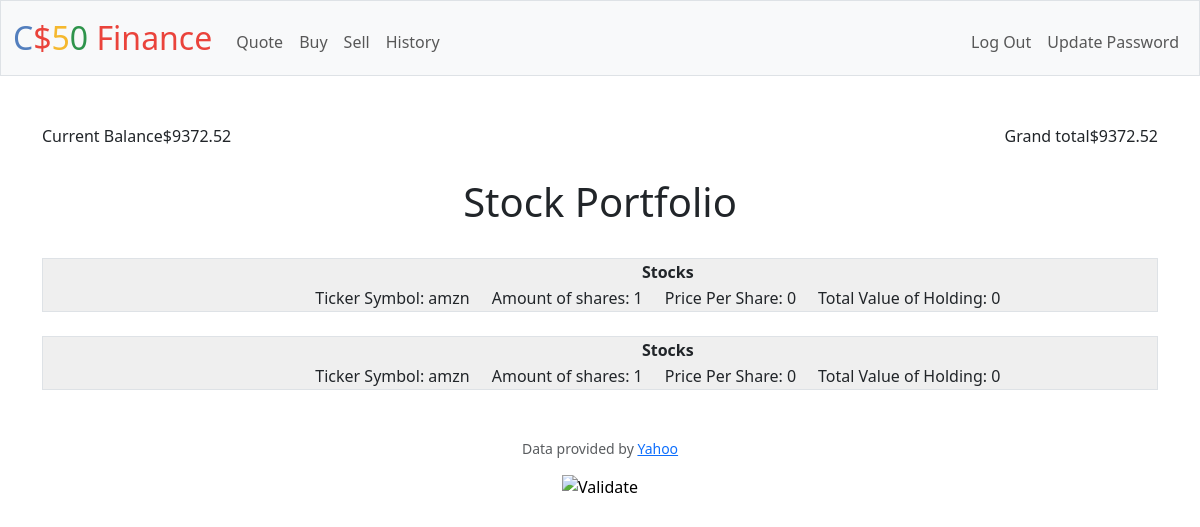
The page / (signed in) on the database its author committed.
### tables this page shows
CREATE TABLE users (id INTEGER PRIMARY KEY AUTOINCREMENT NOT NULL, username TEXT NOT NULL, hash TEXT NOT NULL, cash NUMERIC NOT NULL DEFAULT 10000.00);

CREATE TABLE 'portfolio' ('id' INTEGER NOT NULL, username TEXT NOT NULL, symbol TEXT NOT NULL,'amount' INTEGER NOT NULL,'UserId' INTEGER NOT NULL, 'price_per_share' INTEGER NOT NULL DEFAULT 0, PRIMARY KEY (id), FOREIGN KEY(UserId) REFERENCES users(id));

### app.py (the view)
@app.route("/")
@login_required
def index():
    try:
            cash = db.execute("SELECT cash FROM users WHERE id = ?", session["user_id"])
            portfolio = db.execute("SELECT * FROM portfolio WHERE UserId = ?", session["user_id"])
    except:
        return apology("Account does not exist.", 400)
    return render_template("portfolio.html", results=portfolio, balance=cash)

### app.py (called while the page is built)
@app.after_request
def after_request(response):
    response.headers["Cache-Control"] = "no-cache, no-store, must-revalidate"
    response.headers["Expires"] = 0
    response.headers["Pragma"] = "no-cache"
    return response

### helpers.py (called while the page is built)
def login_required(f):
    @wraps(f)
    def decorated_function(*args, **kwargs):
        if session.get("user_id") is None:
            return redirect("/login")
        return f(*args, **kwargs)
    return decorated_function

### templates/portfolio.html (shortened to what this page needs)
{% extends "layout.html" %}
{% block main %}
<div>
    <div style="display:flex; justify-content:space-between; margin-bottom: 30px;">
        <div>Current Balance{{"$%.2f"|format(balance[0].cash)}}</div>
        <div>Grand total{{"$%.2f"|format((results[0].price_per_share * results[0].amount) + balance[0].cash)}}</div>
    </div>
    <h1>Stock Portfolio</h1>
    {% for result in results %}
    <br>
        <div class="border" style="background-color:#efefef; display: flex; flex-direction:row; justify-content: space-evenly;">
            <table>
                <thead style="width: auto; display:flex; justify-content:center; flex-direction: row;">
                  <tr>
                    <th colspan="2">Stocks</th>
                  </tr>
                </thead>
                <tbody>
                  <tr style="display:flex; flex-direction:row; justify-content:space-evenly;">
                    <br />
                    <td style="display: block; margin-right: 20px;">Ticker Symbol: {{result.symbol}}</td>
                    <td style="display: block; margin-right: 20px;">Amount of shares: {{result.amount}}</td>
                    <td style="display: block; margin-right: 20px;">Price Per Share: {{result.price_per_share}}</td>
                    <td style="display: block; margin-right: 20px;">Total Value of Holding: {{result.price_per_share * result.amount}}</td>
                  </tr>
                </tbody>
                <br>
              </table>
        </div>
    {% endfor %}
</div>
{% endblock %}

### rows shown on the page
users: cash "$9372.52"
portfolio: price_per_share+amount "$9372.52", symbol "amzn", amount "1", price_per_share "0", result.price_per_share*result.amount "0"
portfolio: symbol "amzn", amount "1", price_per_share "0", result.price_per_share*result.amount "0"
